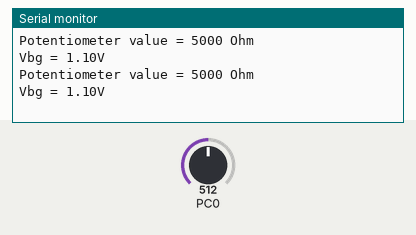
This program was run on a simulated ATmega328P, built with avr-gcc and emulated at 16 MHz (the files do not name the chip). Shown: the last lines printed to the serial monitor. The inputs (shaded band) are chosen by the test bench; at power-on: PC0 = 512.

Above: at 1.8 s.
1.9 s: PC0 set to 716
At 2.8 s:
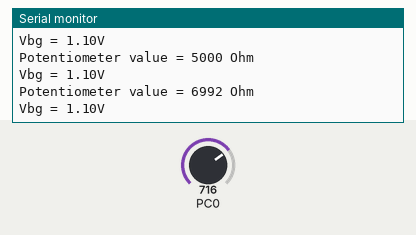
3.4 s: PC0 set to 900
At 5.0 s:
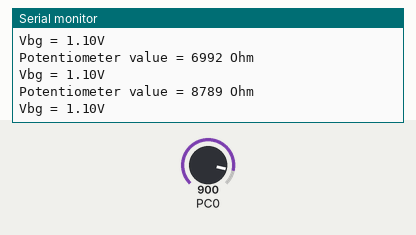
Timing chart, 0 to 6.5 s (numbered marks = the images above; inputs shaded):
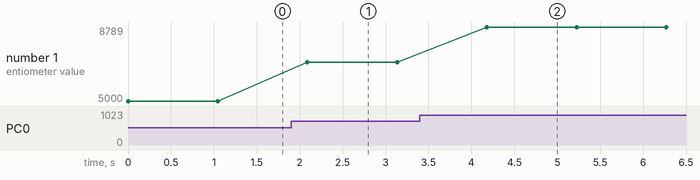

Measured:
- after the input at 1.9 s, the serial monitor: prints a new line after 0.19 s (image 1)
- after the input at 3.4 s, the serial monitor: prints a new line after 0.78 s (image 2)
- plotted number 1: 5000 → 6992 after the input at 1.9 s, 6992 → 8789 after the input at 3.4 s

The program:

main.c
```c
#define F_CPU 16000000UL
#include <stdio.h>
#include <avr/io.h>
#include <util/delay.h>
#define USART_BAUDRATE 9600
#define UBRR_VALUE (((F_CPU / (USART_BAUDRATE * 16UL))) - 1)
#define VREF 5
#define POT 10000
void USART0Init(void)
{
	// Set baud rate
	UBRR0H = (uint8_t)(UBRR_VALUE>>8);
	UBRR0L = (uint8_t)UBRR_VALUE;
	// Set frame format to 8 data bits, no parity, 1 stop bit
	UCSR0C |= (1<<UCSZ01)|(1<<UCSZ00);
	//enable transmission and reception
	UCSR0B |= (1<<RXEN0)|(1<<TXEN0);
}
int USART0SendByte(char u8Data, FILE *stream)
{
	if(u8Data == '\n')
	{
		USART0SendByte('\r', stream);
	}
	//wait while previous byte is completed
	while(!(UCSR0A&(1<<UDRE0))){};
	// Transmit data
	UDR0 = u8Data;
	return 0;
}
//set stream pointer
FILE usart0_str = FDEV_SETUP_STREAM(USART0SendByte, NULL, _FDEV_SETUP_WRITE);
void InitADC()
{
	// Select Vref=AVcc
	ADMUX |= (1<<REFS0);
	//set prescaller to 128 and enable ADC
	ADCSRA |= (1<<ADPS2)|(1<<ADPS1)|(1<<ADPS0)|(1<<ADEN);
}
uint16_t ReadADC(uint8_t ADCchannel)
{
	//select ADC channel with safety mask
	ADMUX = (ADMUX & 0xF0) | (ADCchannel & 0x0F);
	//single conversion mode
	ADCSRA |= (1<<ADSC);
	// wait until ADC conversion is complete
	while( ADCSRA & (1<<ADSC) );
	return ADC;
}
int main()
{
	double vbg, potval;
	//initialize ADC
	InitADC();
	//Initialize USART0
	USART0Init();
	//assign our stream to standart I/O streams
	stdout=&usart0_str;
	while(1)
	{
		//reading potentiometer value and recalculating to Ohms
		potval=(double)POT/1024*ReadADC(0);
		//sending potentiometer avlue to terminal
		printf("Potentiometer value = %u Ohm\n", (uint16_t)potval);
		//reading band gap voltage and recalculating to volts
		vbg=(double)VREF/1024*ReadADC(14);
		//printing value to terminal
		printf("Vbg = %4.2fV\n", vbg);
		//approximate 1s
		_delay_ms(1000);
	}
}
```
